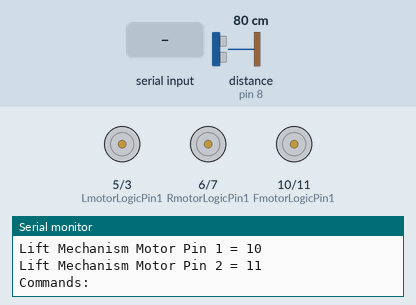
Bench run of a sketch on a simulated Arduino Uno, built with avr-gcc and run on an emulated ATmega328P. Shown: motor-driver pin pairs drawn as motors (green arrow = first pin HIGH = forward, orange = second pin HIGH = backward, longer = more drive), the last lines printed to the serial monitor. Wiring (inferred from the names in the program): ultrasonic range finder: trigger pin 9; echo pin 8. Inputs (shaded band) come from the test bench; at power-on: distance to the obstacle (sensor on pin 8) 80 cm. The echo pulse lasts 58.3 µs per cm.

Above: at 1.3 s.
1.4 s: "F90\n" received over Serial
At 2.6 s:
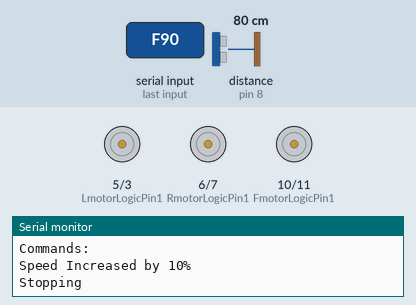
2.9 s: "U" received over Serial
At 3.01 s:
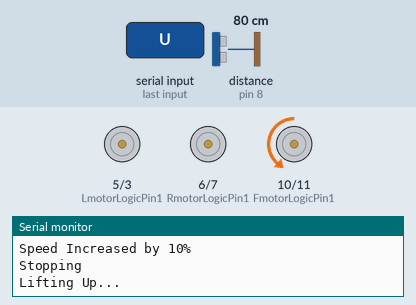
4.6 s: "D" received over Serial
At 4.73 s:
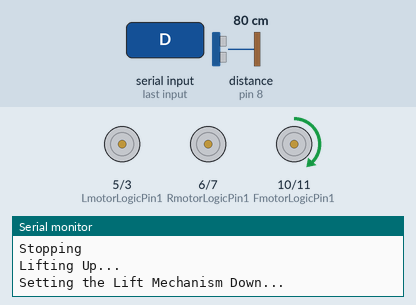
6.3 s: "F,45\n" received over Serial
At 7.2 s:
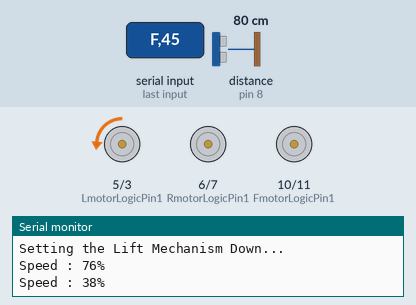
7.8 s: "H90\n" received over Serial
At 9.0 s:
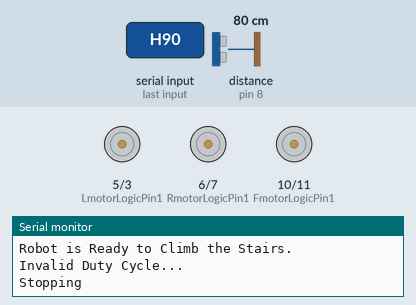
9.3 s: "B,45\n" received over Serial
At 10.8 s:
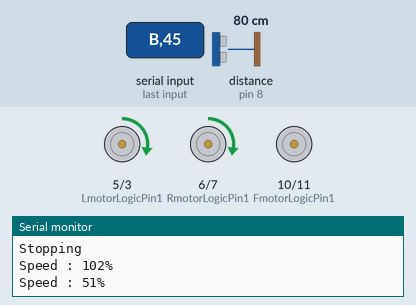
Timing chart, 0 to 11.8 s (numbered marks = the images above; inputs shaded):
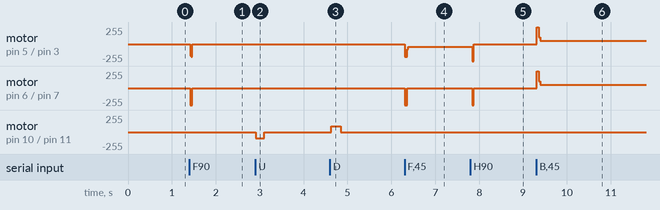

The sketch:

FinalCode.ino
```cpp
//=============================================================\\
//DESN1000 - Rescue Robot
//Final Code
//Written by Aryaman Sakthivel (z5455785)
// ============================================================\\


//=============================================================\\
//Ultrasonic Sensors\\
//=============================================================\\

int Rtrig = 13;
int Recho = 12;
int Ltrig = 4;
int Lecho = 2;
int Ftrig = 9;
int Fecho = 8;

int RightSensor ()
{
  int distance;
  int RtimeMicro;

  digitalWrite(Rtrig,LOW);
  delayMicroseconds(2);
  digitalWrite(Rtrig,HIGH);
  delayMicroseconds(10);
  digitalWrite(Rtrig,LOW);

  RtimeMicro = pulseIn(Recho,HIGH);
  distance = RtimeMicro /29 /2;
  return (distance);

}

int LeftSensor ()
{
  int distance;
  int LtimeMicro;
  digitalWrite(Ltrig,LOW);
  delayMicroseconds(2);
  digitalWrite(Ltrig,HIGH);
  delayMicroseconds(10);
  digitalWrite(Ltrig,LOW);

  LtimeMicro = pulseIn(Lecho,HIGH);
  distance = LtimeMicro /29 /2;
  return (distance);

}

int FrontSensor ()
{
  int distance;
  int FtimeMicro;
  digitalWrite(Ftrig,LOW);
  delayMicroseconds(2);
  digitalWrite(Ftrig,HIGH);
  delayMicroseconds(10);
  digitalWrite(Ftrig,LOW);

  FtimeMicro = pulseIn(Fecho,HIGH);
  distance = FtimeMicro /29 /2;

  if (distance >= 6 and distance <=10) //Size of tennis ball is 6.7cm and distance from the ground to sensor is 13
  {
    Serial.println();
    Serial.print("Found...");
    Serial.println();
  }
}

//=============================================================\\
//Ultrasonic Sensors\\
//=============================================================\\

int RmotorLogicPin1 = 6;
int RmotorLogicPin2 = 7;
int LmotorLogicPin1 = 5;
int LmotorLogicPin2 = 3;
int FmotorLogicPin1 = 10;
int FmotorLogicPin2 = 11;
int pwmDutyCycle = 175;


char CurrentDir = '0';
static int motordata[4];

void initializing()
{
  //Innitialise the digital output pins
  pinMode(RmotorLogicPin1, OUTPUT);
  pinMode(RmotorLogicPin2, OUTPUT);
  pinMode(LmotorLogicPin1, OUTPUT);
  pinMode(LmotorLogicPin2, OUTPUT);
  pinMode(FmotorLogicPin1, OUTPUT);
  pinMode(FmotorLogicPin2, OUTPUT);

  //Printing the motor configuration for wiring
  Serial.println("Initializing ...");
  Serial.print("Right Motor Pin 1 = ");
  Serial.println(RmotorLogicPin1);
  Serial.print("Right Motor Pin 2 = ");
  Serial.println(RmotorLogicPin2);
  Serial.print("Left Motor Pin 1 = ");
  Serial.println(LmotorLogicPin1);
  Serial.print("Left Motor Pin 2 = ");
  Serial.println(LmotorLogicPin2);
  Serial.println("Initialization Complete");
  Serial.print("Lift Mechanism Motor Pin 1 = ");
  Serial.println(FmotorLogicPin1);
  Serial.print("Lift Mechanism Motor Pin 2 = ");
  Serial.println(FmotorLogicPin2);
  Serial.println();
  Serial.println("Commands: ");

}

//Function: Recieve Command Byte
char recieveCommand()
{
  char command;
  //Check if there is anything in the buffer
  //if (Serial.available()>0)
  //{
    //Reads the first byte of the Serual Monitor and stores it
    command = Serial.read();
  //}
  return command;
}

//Exit Subroutine
void exit()
{
	Serial.println();
  Serial.println("Exiting..");
  //while(true);
}

//Lift Up Subroutine:
void Lift()
{
  int liftpower = 95;

  delay(10);
  analogWrite (FmotorLogicPin1, 0);
  analogWrite (FmotorLogicPin2, liftpower);
  delay(190);
  analogWrite (FmotorLogicPin1, 0);
  analogWrite (FmotorLogicPin2, 0);

}

void Down()
{
  int liftpower = 90;

  delay(10);
  analogWrite (FmotorLogicPin1, liftpower);
  analogWrite (FmotorLogicPin2, 0);
  delay(215);
  analogWrite (FmotorLogicPin1, 0);
  analogWrite (FmotorLogicPin2, 0);

}

//Subroutine: Update Direction
int updateDirection (char command)
{
  //Switch Case for Incoming Byte
  switch (command)
  {
    case 'F':
    CurrentDir = 'F';
    motordata[0]=0;
    motordata[1]=pwmDutyCycle;
    motordata[2]=0;
    motordata[3]=pwmDutyCycle;
    break;

    case 'B':
    CurrentDir = 'B';
    motordata[0]=pwmDutyCycle;
    motordata[1]=0;
    motordata[2]=pwmDutyCycle;
    motordata[3]=0;
    break;

    case 'R':
    CurrentDir = 'R';
    motordata[0]=pwmDutyCycle;
    motordata[1]=0;
    motordata[2]=0;
    motordata[3]=pwmDutyCycle;
    break;

    case 'L':
    CurrentDir = 'L';
    motordata[0]=0;
    motordata[1]=pwmDutyCycle;
    motordata[2]=pwmDutyCycle;
    motordata[3]=0;
    break;

    case '0':
    CurrentDir = '0';
    Serial.println();
    Serial.println("Stopping");
    motordata[0]=0;
    motordata[1]=0;
    motordata[2]=0;
    motordata[3]=0;
    break;

    case 'H': //Climbing Stairs
    Serial.println();
    Serial.println("Hyper Drive Activated...");
    Serial.println();
    Serial.println("Robot is Ready to Climb the Stairs.");
    pwmDutyCycle = 255;
    break;

    case 'U':
    Serial.println();
    Serial.println("Lifting Up...");
    Lift();
    break;

    case 'D':
    Serial.println();
    Serial.println("Setting the Lift Mechanism Down...");
    Down();
    break;

    case 'P':
    Serial.println();
    Serial.println(pwmDutyCycle);
    break;

    case 'S':
    pwmDutyCycle = 175;
    break;

    case 'K':
    pwmDutyCycle =115;
    break;


    case 'X':
    //Calling the exit subroutine
    exit();
    break;
  }
}

//Subroutine: Update Speed
void updateSpeed(char command)
{
  int speed = atoi(&command); //converts variable type from Chr to Int

  //Check if Motor Speed is between 1-5
  if (speed >= 1 and speed <= 5)
  {
    pwmDutyCycle = pwmDutyCycle * speed/10;
    Serial.print("Speed : ");
    Serial.print(pwmDutyCycle); //Sets the new Speed of the Motors
    Serial.print("%");
  }

  else if (speed == 9 && pwmDutyCycle<=229)
  {
    pwmDutyCycle = pwmDutyCycle + (pwmDutyCycle * 0.10);
    Serial.println();
    Serial.println("Speed Increased by 10%"); //Sets the new Speed of the Motors
  }

  else if (speed == 8 && pwmDutyCycle>=56)
  {
    pwmDutyCycle = pwmDutyCycle - (pwmDutyCycle * 0.10);
    Serial.println();
    Serial.println("Speed Decreased by 10%"); //Sets the new Speed of the Motors
  }

  else
  {
    Serial.println("Invalid Duty Cycle...");
  }

  updateDirection(CurrentDir);
  setMotorPins(motordata);


}

//Subroutine: Set Motor Pins
void setMotorPins(int motordata[])
{
  //Writing the data from motordata to the Motor Pins
  analogWrite (RmotorLogicPin1, motordata[0]);
  analogWrite (RmotorLogicPin2, motordata[1]);
  analogWrite (LmotorLogicPin1, motordata[2]);
  analogWrite (LmotorLogicPin2, motordata[3]);
}


//========================================================\\
//Main\\
//========================================================\\

void setup() {
  // put your setup code here, to run once:
  Serial.begin(9600);

  Serial.println("Rescue Robot Team - 06");
  Serial.println();

  pinMode(Rtrig,OUTPUT);
  pinMode(Recho,INPUT);
  pinMode(Ltrig,OUTPUT);
  pinMode(Lecho,INPUT);
  pinMode(Ftrig,OUTPUT);
  pinMode(Fecho,INPUT);

  initializing();
}

void loop() {
  int Rdist;
  int Ldist;

  char command=0;
  command = recieveCommand();

  if (isDigit(command)>0 && command != '0')
  {
    //Call subroutine to update speed
    Serial.println();
    updateSpeed(command);
  }

  else
  {
    //Call function to update the direction
    updateDirection(command);
    //Call subroutine to set the motor pins
    setMotorPins(motordata);
  }

/*
  Rdist = RightSensor();
  Ldist = LeftSensor();


  Serial.println();
  Serial.print("\tRight Distance: ");
  Serial.print(Rdist);
  Serial.print("\tLeft Distance: ");
  Serial.print(Ldist);

*/
  FrontSensor();

  delay(20);
}
```

Measured:
- after the input at 1.4 s, motor on pin 5 (LmotorLogicPin1) / pin 3 (LmotorLogicPin2): stopped → backward 175/255 at once, → backward 192/255 0.03 s later, → stopped 0.03 s later; motor on pin 6 (RmotorLogicPin1) / pin 7 (RmotorLogicPin2): stopped → backward 255/255 at once, → stopped 0.05 s later
- after the input at 2.9 s, motor on pin 10 (FmotorLogicPin1) / pin 11 (FmotorLogicPin2): stopped → backward 95/255 at once, → stopped 0.19 s later
- after the input at 4.6 s, motor on pin 10 (FmotorLogicPin1) / pin 11 (FmotorLogicPin2): stopped → forward 90/255 at once, → stopped 0.22 s later
- after the input at 6.3 s, motor on pin 5 (LmotorLogicPin1) / pin 3 (LmotorLogicPin2): stopped → backward 38/255 at once; motor on pin 6 (RmotorLogicPin1) / pin 7 (RmotorLogicPin2): stopped → backward 255/255 at once, → stopped 0.05 s later
- after the input at 7.8 s, motor on pin 5 (LmotorLogicPin1) / pin 3 (LmotorLogicPin2): backward 38/255 → stopped after 0.05 s; motor on pin 6 (RmotorLogicPin1) / pin 7 (RmotorLogicPin2): stopped → backward 255/255 after 0.05 s, → stopped 0.03 s later
- after the input at 9.3 s, motor on pin 5 (LmotorLogicPin1) / pin 3 (LmotorLogicPin2), motor on pin 6 (RmotorLogicPin1) / pin 7 (RmotorLogicPin2): stopped → forward 51/255 at once
